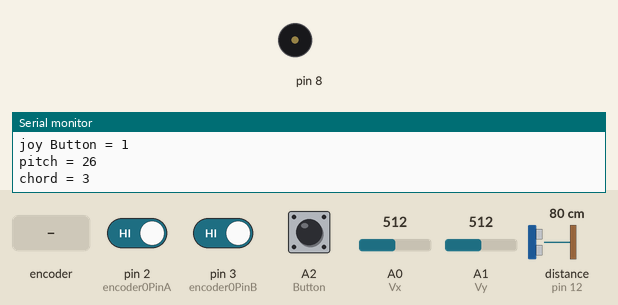
Simulated run of this sketch. Board: Arduino Uno, built with avr-gcc and run on an emulated ATmega328P. On the bench: buzzer (waves = sounding), the last lines printed to the serial monitor. Inputs (shaded band) come from the test bench; at power-on: distance to the obstacle (sensor on pin 12) 80 cm, A1 (Vy) = 512, pin 2 (encoder0PinA) HIGH, pin 3 (encoder0PinB) HIGH, A0 (Vx) = 512, A2 (Button) HIGH. The echo pulse lasts 58.3 µs per cm.

Above: at 2.2 s.
2.3 s: distance to the obstacle (sensor on pin 12) set to 90 cm
At 3.6 s:
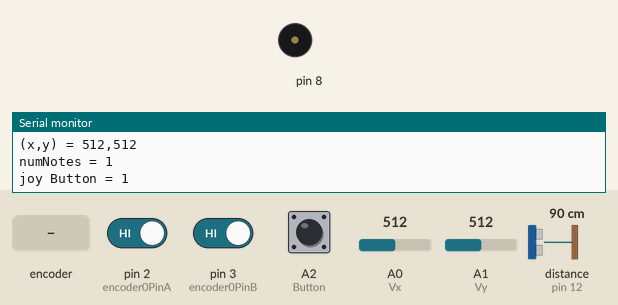
3.9 s: distance to the obstacle (sensor on pin 12) set to 60 cm
At 4.17 s:
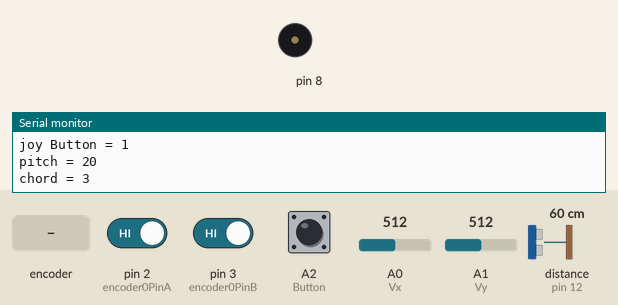
9.9 s: rotary encoder on pin 2 (encoder0PinA) / pin 3 (encoder0PinB) turned 1 step (first pin leading)
12.9 s: A1 (Vy) set to 0
15.9 s: distance to the obstacle (sensor on pin 12) set to 120 cm
At 16.4 s:
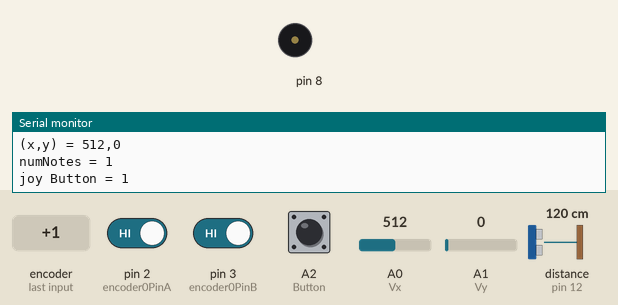
Timing chart, 0 to 18.4 s (numbered marks = the images above; inputs shaded):
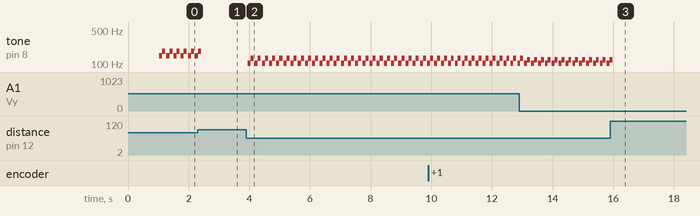

The sketch:

thereminbuzzer.ino
```cpp
//www.elegoo.com
//2016.12.08
#include "SR04.h"
#include "pitches.h"
/*
#include <pitchToFrequency.h>
#include <pitchToNote.h>
#include <frequencyToNote.h>
#include <MIDIUSB_Defs.h>
#include <MIDIUSB.h>
*/
//INPUTS
//distance detection
#define TRIG_PIN 12
#define ECHO_PIN 10
SR04 sr04 = SR04(ECHO_PIN,TRIG_PIN);

//rotary
#define encoder0PinA 2
#define encoder0PinB 3
//#define encoder0Btn 4

//joystick
#define Vx A0 // Define / Equate "Vx" with A0, the pin where Vx is connected
#define Vy A1 // Define / Equate "Vy" with A1, the pin where Vy is connected
#define Button A2 // Define / Equate Button with A2, the pin where the button is connected

int pitches[] = {
  NOTE_C1,  NOTE_CS1, NOTE_D1, NOTE_DS1, NOTE_E1,  NOTE_F1,
  NOTE_FS1, NOTE_G1,  NOTE_GS1,NOTE_A1,  NOTE_AS1, NOTE_B1,
  NOTE_C2,  NOTE_CS2, NOTE_D2, NOTE_DS2, NOTE_E2,  NOTE_F2,
  NOTE_FS2, NOTE_G2,  NOTE_GS2,NOTE_A2,  NOTE_AS2, NOTE_B2,
  NOTE_C3,  NOTE_CS3, NOTE_D3, NOTE_DS3, NOTE_E3,  NOTE_F3,
  NOTE_FS3, NOTE_G3,  NOTE_GS3,NOTE_A3,  NOTE_AS3, NOTE_B3,
  NOTE_C4,  NOTE_CS4, NOTE_D4, NOTE_DS4, NOTE_E4,  NOTE_F4,
  NOTE_FS4, NOTE_G4,  NOTE_GS4,NOTE_A4,  NOTE_AS4, NOTE_B4,
  NOTE_C5,  NOTE_CS5, NOTE_D5, NOTE_DS5, NOTE_E5,  NOTE_F5,
  NOTE_FS5, NOTE_G5,  NOTE_GS5,NOTE_A6,  NOTE_AS6, NOTE_B6,
  NOTE_C7,  NOTE_CS7, NOTE_D7, NOTE_DS7, NOTE_E7,  NOTE_F7,
  NOTE_FS7, NOTE_G7,  NOTE_GS7,NOTE_A7,  NOTE_AS7, NOTE_B7,
  NOTE_C8,  NOTE_CS8, NOTE_D8, NOTE_DS8
};

#define MAJ 0
#define MIN 1
#define DIM 2
#define AUG 3
int chords[4][13] = {{0, 4, 7, 12, 16, 19, 24, 28, 31, 36, 40, 43, 48},   //MAJ
                     {0, 3, 7, 12, 15, 19, 24, 27, 31, 36, 39, 43, 48},   //MIN
                     {0, 3, 6, 12, 15, 18, 24, 27, 30, 36, 39, 42, 48},   //DIM
                     {0, 4, 8, 12, 16, 20, 24, 28, 32, 36, 40, 44, 48}};  //AUG
// THEREMIN MODES
#define ARP 1
#define OOB -1

// global variables
long recDist;
int pitch;
int startingTempo = 600;
int tempo = startingTempo;
int waitTime = 60000/tempo;
int valRotary,lastValRotary;
int encoder0Pos = 0;
int rotaryScale = 10;
int joyX, joyY, joyBtn;
int mode;
int chord;
int numNotes = 1;

void setup() {
   Serial.begin(9600);//Initialization of Serial Port
   pinMode(encoder0PinA, INPUT_PULLUP);
   pinMode(encoder0PinB, INPUT_PULLUP);
   //pinMode(encoder0Btn, INPUT_PULLUP);

   pinMode(Vx, INPUT); // Configure Vx (A0) as an Input
   pinMode(Vy, INPUT); // Configure Vy (A1) as an Input
   pinMode(Button, INPUT_PULLUP); // Configure Button (A2) as an Input, internally "pulled-up" to 5V
                                 // Note, we're configuring an Analog input as digital input
                                 // which is perfectly fine.  I did this to make the wiring easier
                                 // and keep all of the wires on the same side of the board

   attachInterrupt(0, doEncoder, CHANGE);
   delay(1000);
}

void loop() {
  // Data recorded from modules
  joyX = analogRead(Vx); // Read the analog value of Vx (Analog Values are from 0-1023 which equate to 0V to 5V)
  joyY = analogRead(Vy); // Read the analog value of Vy
  joyBtn = digitalRead(Button); // Read the button.  When the button is open (unpushed),
                             // the input will read High (+5V)
                             // When the button is closed (pressed), the input pin
                             // is connected to ground and will read Low (0V)
  recDist=sr04.Distance();

  // Process Data
  numNotes = getNumNotes(joyBtn);
  chord = getChord(joyX,joyY);
  pitch = distanceToPitch(recDist);

  mode = ARP;
  if (pitch == -1)
    mode = OOB;
  switch(mode) {
    //case MOD: modulator(); displayReadout(); break;
    case ARP: arpeggiator(); displayReadout(); break;
    case OOB: break;
    default: theremin();
  }
}
void displayReadout() {
  Serial.print("\n\npitch = ");
  Serial.println(pitch);
  Serial.print("chord = ");
  Serial.println(chord);
  Serial.print("(x,y) = ");
  Serial.print(joyX);
  Serial.print(",");
  Serial.println(joyY);
  Serial.print("numNotes = ");
  Serial.println(numNotes);
  Serial.print("joy Button = ");
  Serial.println(joyBtn);

}
int distanceToPitch(int dist) {
    if (dist < 88 && dist > 0)
      return dist/3;
    else
      return -1;
}
// NOTE: Y is inverted, up is 0, down is 1023
int getChord(int x, int y) {
  int center = 1023/2;
  if(x < center && y < center)
    return DIM;
  if(x >= center && y < center)
    return MIN;
  if(x <= center && y >= center)
    return MAJ;
  if(x > center && y >= center)
    return AUG;
}
int getNumNotes(int btn) {
  if (!btn)
    return (numNotes + 1) % 13;
  else
    return numNotes;
}
void arpeggiator() {
    for (int i = 0; i <= numNotes; i++) {
      tone(8, pitches[pitch + chords[chord][i] ], waitTime);
      delay(waitTime);
    }
}
void theremin() {
    tone(8, pitches[pitch], waitTime);
    delay(waitTime);
}

//rotary knob
void doEncoder() {
  if (digitalRead(encoder0PinA) == digitalRead(encoder0PinB))
    encoder0Pos-=rotaryScale;
  else
    encoder0Pos+=rotaryScale;
  tempo = startingTempo + encoder0Pos;
  waitTime = 60000/tempo;
  Serial.print("encoder0Pos = ");
  Serial.println(encoder0Pos);
}
```

Measured:
- after the input at 2.3 s, tone on pin 8: goes on until 2.4 s, then stays silent
- after the input at 3.9 s, tone on pin 8: silent → 104 Hz after 0.05 s, then repeats every 0.24 s: 131 Hz 0.10 s, silent 0.04 s, 104 Hz 0.10 s
- after the input at 15.9 s, tone on pin 8: goes on until 16.0 s, then stays silent
- by itself, tone on pin 8: repeats every 0.24 s: 185 Hz 0.10 s, silent 0.04 s, 147 Hz 0.10 s
